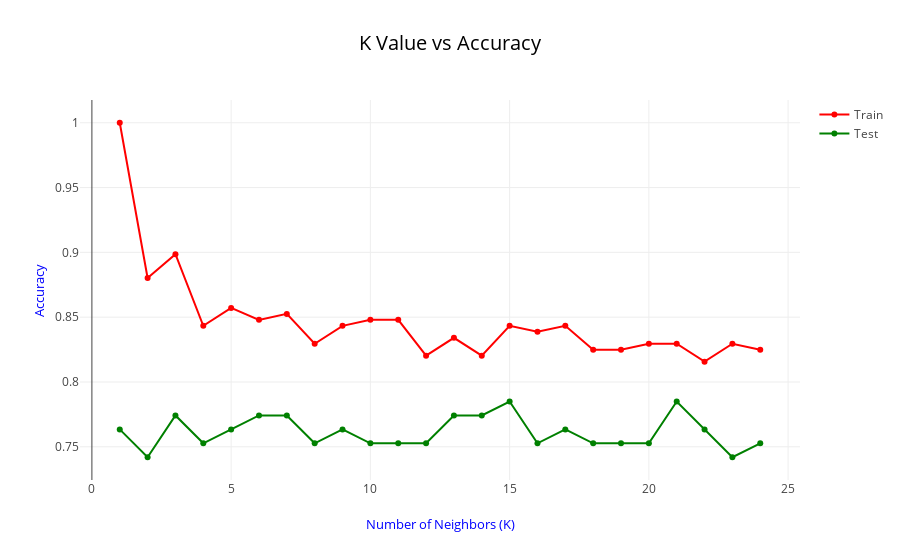

Notebook code for this chart:
### Code cell
fig = {
    "data" : [
        {
            "x" : np.arange(1, 25),
            "y" : train_accuracy,
            "name" : "Train",
            "text" : "train",
            "marker" : {"color" : "red"},
            "type" : "scatter",
            "mode" : "lines+markers"
        },
        {
            "x" : np.arange(1, 25),
            "y" : test_accuracy,
            "name" : "Test",
            "text" : "test",
            "marker" : {"color" : "green"},
            "type" : "scatter",
            "mode" : "lines+markers"
        }
    ],
    
    "layout" : {
        "title" : "K Value vs Accuracy",
        "titlefont" : {"color" : "black",
                       "size" : 20},
        "xaxis" : {"title" : "Number of Neighbors (K)",
                   "titlefont" : {"size" : 13,
                                  "color" : "blue"}},
        "yaxis" : {"title" : "Accuracy",
                   "titlefont" : {"size" : 13,
                                  "color" : "blue"}},
        "showlegend" : True
    }
}

iplot(fig)

### Figure 1 — Plotly figure (JSON) as saved in the notebook; plotly's stock layout.template omitted (floating-point values rounded to 4 significant figures)
{"data": [{"marker": {"color": "red"}, "mode": "lines+markers", "name": "Train", "text": "train", "x": [1, 2, 3, 4, 5, 6, 7, 8, 9, 10, 11, 12, 13, 14, 15, 16, 17, 18, 19, 20, 21, 22, 23, 24], "y": [1, 0.8802, 0.8986, 0.8433, 0.8571, 0.8479, 0.8525, 0.8295, 0.8433, 0.8479, 0.8479, 0.8203, 0.8341, 0.8203, 0.8433, 0.8387, 0.8433, 0.8249, 0.8249, 0.8295, 0.8295, 0.8157, 0.8295, 0.8249], "type": "scatter", "uid": "27cba75c-f14d-4a1b-b74b-e03cf2ddaefc"}, {"marker": {"color": "green"}, "mode": "lines+markers", "name": "Test", "text": "test", "x": [1, 2, 3, 4, 5, 6, 7, 8, 9, 10, 11, 12, 13, 14, 15, 16, 17, 18, 19, 20, 21, 22, 23, 24], "y": [0.7634, 0.7419, 0.7742, 0.7527, 0.7634, 0.7742, 0.7742, 0.7527, 0.7634, 0.7527, 0.7527, 0.7527, 0.7742, 0.7742, 0.7849, 0.7527, 0.7634, 0.7527, 0.7527, 0.7527, 0.7849, 0.7634, 0.7419, 0.7527], "type": "scatter", "uid": "ef475577-ef6c-4353-ab81-ff0b185ed3a7"}], "layout": {"showlegend": true, "title": {"text": "K Value vs Accuracy", "font": {"color": "black", "size": 20}}, "xaxis": {"title": {"text": "Number of Neighbors (K)", "font": {"color": "blue", "size": 13}}}, "yaxis": {"title": {"text": "Accuracy", "font": {"color": "blue", "size": 13}}}}}
